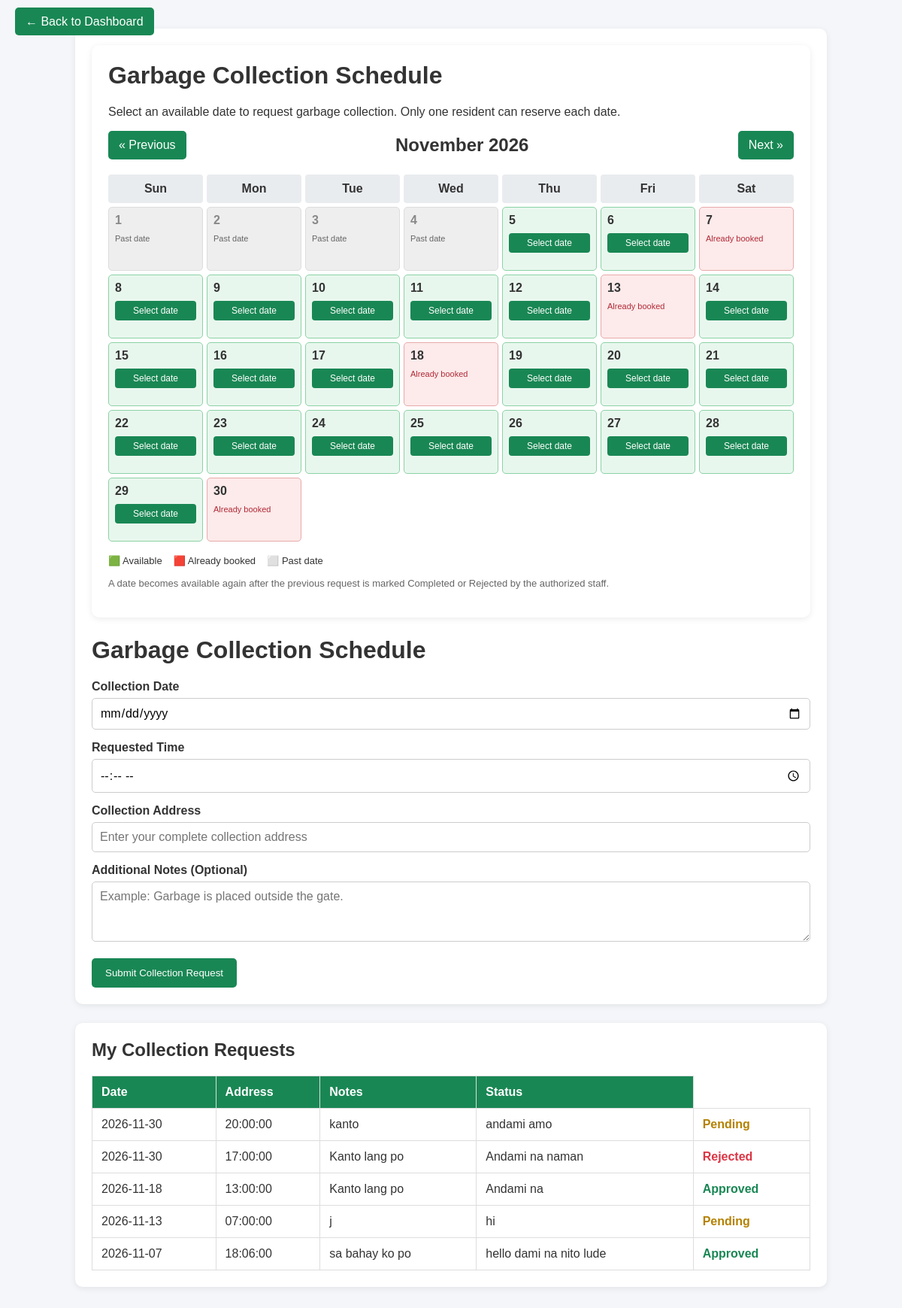
Page /system-main/wastesystem/residents/collection_schedule.php (signed in) on the committed database.
### tables this page shows
CREATE TABLE `collection_schedules` (
  `id` int(11) NOT NULL,
  `user_id` int(11) NOT NULL,
  `collector_id` int(11) DEFAULT NULL,
  `notes` text NOT NULL,
  `collection_date` date NOT NULL,
  `requested_time` time NOT NULL,
  `collection_address` varchar(255) NOT NULL,
  `status` enum('Rejected','Approved','Completed','Pending') NOT NULL DEFAULT 'Pending',
  `created_at` timestamp NOT NULL DEFAULT current_timestamp()
);

### system-main/wastesystem/residents/collection_schedule.php (the view, shortened to what this page needs)
<?php
include "../config/database.php";
$user_id = (int) $_SESSION["user_id"];
$month = isset($_GET["month"]) ? $_GET["month"] : date("Y-m");
$first_day = new DateTime($month . "-01");
$last_day = clone $first_day;
$last_day->modify("last day of this month");
$today = date("Y-m-d");
$booked_dates = [];
$start_date = $first_day->format("Y-m-d");
$end_date = $last_day->format("Y-m-d");
$booked_query = mysqli_prepare(
    $conn,
    "SELECT collection_date
     FROM collection_schedules
     WHERE collection_date BETWEEN ? AND ?
     AND status IN ('Pending', 'Approved')"
);
mysqli_stmt_bind_param($booked_query, "ss", $start_date, $end_date);
mysqli_stmt_execute($booked_query);
$booked_result = mysqli_stmt_get_result($booked_query);
while ($row = mysqli_fetch_assoc($booked_result)) {
    $booked_dates[] = $row["collection_date"];
}
$history = mysqli_prepare(
    $conn,
    "SELECT id, collection_date, requested_time,
            collection_address, notes, status
     FROM collection_schedules
     WHERE user_id = ?
     ORDER BY collection_date DESC, id DESC"
);
mysqli_stmt_bind_param($history, "i", $user_id);
mysqli_stmt_execute($history);
$history_result = mysqli_stmt_get_result($history);
$previous_month = clone $first_day;
$previous_month->modify("-1 month");
$next_month = clone $first_day;
$next_month->modify("+1 month");
$days_in_month = (int) $first_day->format("t");
?>
<!DOCTYPE html>
<html lang="en">
<head>
</head>
<body>
 <a href="dashboard.php" class="nav-button">← Back to Dashboard</a>
<div class="container">
    <div class="card">
    <div class="card">
        <h1>Garbage Collection Schedule</h1>
        <p>
            Select an available date to request garbage collection.
            Only one resident can reserve each date.
        </p>
        <div class="calendar-header">
            <a class="nav-button"
               href="?month=<?= $previous_month->format('Y-m') ?>">
                &laquo; Previous
            </a>
            <h2><?= $first_day->format("F Y") ?></h2>
            <a class="nav-button"
               href="?month=<?= $next_month->format('Y-m') ?>">
                Next &raquo;
            </a>
        </div>
        <div class="calendar">
            <?php
            $weekdays = ["Sun", "Mon", "Tue", "Wed", "Thu", "Fri", "Sat"];
            foreach ($weekdays as $weekday):
            ?>
                <div class="day-name">
                    <?= $weekday ?>
                </div>
            <?php endforeach; ?>
            <?php
            for ($day = 1; $day <= $days_in_month; $day++):
                $date = $first_day->format("Y-m-") . str_pad(
                    $day,
                    2,
                    "0",
                    STR_PAD_LEFT
                );
                $is_past = $date < $today;
                $is_booked = in_array($date, $booked_dates);
                if ($is_past) {
                    $class = "past";
                } elseif ($is_booked) {
                    $class = "booked";
                } else {
                    $class = "available";
                }
            ?>
                <div class="day <?= $class ?>">
                    <span class="day-number">
                        <?= $day ?>
                    </span>
                    <?php if ($is_past): ?>
                        <span class="past-label">Past date</span>
                    <?php elseif ($is_booked): ?>
                        <span class="booked-label">
                            Already booked
                        </span>
                    <?php else: ?>
                        <button
                            type="button"
                            class="available-button"
                            onclick="selectDate('<?= $date ?>')">
                            Select date
                        </button>
                    <?php endif; ?>
                </div>
            <?php endfor; ?>
        </div>
        <div class="legend">
            <span>🟩 Available</span>
            <span>🟥 Already booked</span>
            <span>⬜ Past date</span>
        </div>
        <p class="small-note">
            A date becomes available again after the previous request
            is marked Completed or Rejected by the authorized staff.
        </p>
    </div>
    <h1 style="margin-top: 20px;">Garbage Collection Schedule</h1>
        <form method="POST" action="" id="schedule-form">
            <label for="collection_date">Collection Date</label>
            <input
                type="date"
                id="collection_date"
                name="collection_date"
                min="<?= htmlspecialchars($today) ?>"
                value="<?= htmlspecialchars($_POST['collection_date'] ?? '') ?>"
                required
            >
            <div class="form-group">
                <label class="form-label" for="requested_time">
                    Requested Time
                </label>
                <input
                    type="time"
                    id="requested_time"
                    name="requested_time"
                    class="form-control"
                    value="<?= htmlspecialchars($_POST['requested_time'] ?? '') ?>"
                    required
                >
            </div>
            <label for="collection_address">Collection Address</label>
            <input
                type="text"
                id="collection_address"
                name="collection_address"
                maxlength="255"
                value="<?= htmlspecialchars($_POST['collection_address'] ?? '') ?>"
                placeholder="Enter your complete collection address"
                required
            >
            <label for="notes">Additional Notes (Optional)</label>
            <textarea
                id="notes"
                name="notes"
                placeholder="Example: Garbage is placed outside the gate."
            ><?= htmlspecialchars($_POST['notes'] ?? '') ?></textarea>
            <button
                type="submit"
                name="schedule"
                class="submit-button">
                Submit Collection Request
            </button>
        </form>
    </div>
    <div class="card">
        <h2>My Collection Requests</h2>
        <div class="table-wrapper">
            <table>
                <thead>
                    <tr>
                        <th>Date</th>
                        <th>Address</th>
                        <th>Notes</th>
                        <th>Status</th>
                    </tr>
                </thead>
                <tbody>
                    <?php if (mysqli_num_rows($history_result) > 0): ?>
                        <?php while ($row = mysqli_fetch_assoc($history_result)): ?>
                            <?php
                            $status_class = "status-" .
                                strtolower($row["status"]);
                            ?>
                            <tr>
                                <td>
                                    <?= htmlspecialchars($row["collection_date"]) ?>
                                </td>
                                <td>
                                    <?= htmlspecialchars($row["requested_time"]) ?>
                                </td>
                                <td>
                                    <?= htmlspecialchars($row["collection_address"]) ?>
                                </td>
                                <td>
                                    <?= htmlspecialchars($row["notes"] ?? "") ?>
                                </td>
                                <td class="status <?= htmlspecialchars($status_class) ?>">
                                    <?= htmlspecialchars($row["status"]) ?>
                                </td>
                            </tr>
                        <?php endwhile; ?>
                    <?php endif; ?>
                </tbody>
            </table>
        </div>
    </div>
</div>
</body>
</html>

### system-main/wastesystem/residents/collection_schedule.php (style rules this page uses)
* { box-sizing: border-box; }
body { font-family: Arial, sans-serif; background: #f4f6f9; margin: 0; padding: 20px; color: #333; }
.container { max-width: 1000px; margin: auto; }
.card { background: white; padding: 22px; margin-bottom: 25px; border-radius: 10px; box-shadow: 0 2px 8px rgba(0, 0, 0, 0.08); }
h1, h2 { margin-top: 0; }
.calendar-header { display: flex; justify-content: space-between; align-items: center; gap: 10px; margin-bottom: 20px; }
.calendar-header h2 { margin: 0; text-align: center; }
.nav-button { background: #198754; color: white; text-decoration: none; padding: 10px 14px; border-radius: 5px; }
.calendar { display: grid; grid-template-columns: repeat(7, minmax(0, 1fr)); gap: 5px; }
.day-name { text-align: center; font-weight: bold; padding: 10px 0; background: #e9ecef; border-radius: 4px; }
.day { min-height: 85px; padding: 8px; border: 1px solid #ddd; border-radius: 5px; background: white; }
.day-number { font-weight: bold; display: block; margin-bottom: 8px; }
.available { background: #e8f7ee; border-color: #8bd2a5; }
.booked { background: #fdeaea; border-color: #e8aaaa; }
.past { background: #eeeeee; color: #888; }
.available-button { display: block; width: 100%; border: none; padding: 6px 2px; background: #198754; color: white; border-radius: 4px; cursor: pointer; font-size: 12px; }
.booked-label, .past-label { font-size: 11px; display: block; line-height: 1.4; }
.booked-label { color: #b02a37; }
.past-label { color: #666; }
.legend { display: flex; flex-wrap: wrap; gap: 15px; margin-top: 18px; font-size: 13px; }
label { display: block; margin: 15px 0 6px; font-weight: bold; }
input, textarea { width: 100%; padding: 10px; border: 1px solid #ccc; border-radius: 5px; font: inherit; }
textarea { min-height: 80px; resize: vertical; }
.submit-button { margin-top: 18px; padding: 12px 18px; background: #198754; color: white; border: none; border-radius: 5px; cursor: pointer; }
.table-wrapper { overflow-x: auto; }
table { width: 100%; border-collapse: collapse; min-width: 600px; }
th, td { padding: 12px; border: 1px solid #ddd; text-align: left; }
th { background: #198754; color: white; }
.status { font-weight: bold; }
.status-pending { color: #b58100; }
.status-approved { color: #198754; }
.status-rejected { color: #dc3545; }
.small-note { color: #666; font-size: 13px; line-height: 1.5; }

### rows in the picture
collection_schedules: collection_date "2026-11-30", requested_time "20:00:00", collection_address "kanto", notes "andami amo", status "Pending"
collection_schedules: collection_date "2026-11-30", requested_time "17:00:00", collection_address "Kanto lang po", notes "Andami na naman", status "Rejected"
collection_schedules: collection_date "2026-11-18", requested_time "13:00:00", collection_address "Kanto lang po", notes "Andami na", status "Approved"
collection_schedules: collection_date "2026-11-13", requested_time "07:00:00", collection_address "j", notes "hi", status "Pending"
collection_schedules: collection_date "2026-11-07", requested_time "18:06:00", collection_address "sa bahay ko po", notes "hello dami na nito lude", status "Approved"

### other values in the picture
$first_day->format("F Y") "November 2026"
$weekday "Sun"
$weekday "Mon"
$weekday "Tue"
$weekday "Wed"
$weekday "Thu"
$weekday "Fri"
$weekday "Sat"
